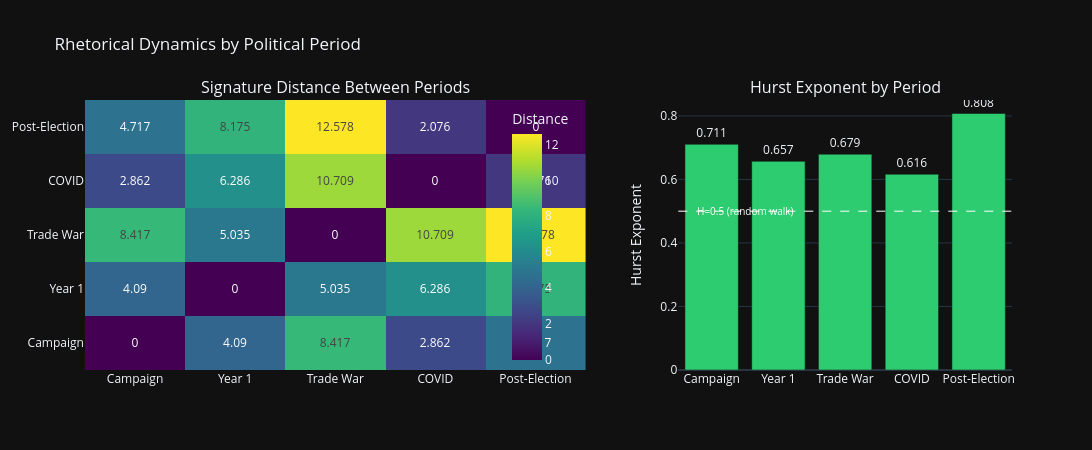

The cell this chart's notebook holds for it:
### Code cell
# ── 6c. Plotly: signature distance heatmap + Hurst bar chart ─────
fig = make_subplots(
    rows=1, cols=2,
    subplot_titles=['Signature Distance Between Periods', 'Hurst Exponent by Period'],
    column_widths=[0.6, 0.4],
)

# Heatmap
fig.add_trace(go.Heatmap(
    z=sig_dist_matrix,
    x=period_names_sig,
    y=period_names_sig,
    colorscale='Viridis',
    text=np.round(sig_dist_matrix, 3),
    texttemplate='%{text}',
    showscale=True,
    colorbar=dict(title='Distance', x=0.45),
), row=1, col=1)

# Hurst bar chart
hurst_periods = list(hurst_by_period.keys())
hurst_values = list(hurst_by_period.values())
colors = [C_ECON if h > 0.5 else C_CRISIS for h in hurst_values]

fig.add_trace(go.Bar(
    x=hurst_periods, y=hurst_values,
    marker_color=colors, name='Hurst',
    text=[f'{h:.3f}' for h in hurst_values],
    textposition='outside',
    showlegend=False,
), row=1, col=2)

fig.add_hline(y=0.5, line=dict(color='white', dash='dash', width=1), row=1, col=2)
fig.add_annotation(
    x=0.5, y=0.5, xref='x2', yref='y2',
    text='H=0.5 (random walk)', showarrow=False,
    font=dict(color='white', size=10),
)

fig.update_layout(
    title='Rhetorical Dynamics by Political Period',
    height=450, width=1100, template=TEMPLATE,
)
fig.update_yaxes(title_text='Hurst Exponent', row=1, col=2)
fig.show()

### Figure 1 — Plotly figure (JSON) as saved in the notebook; plotly's stock layout.template omitted (floating-point values rounded to 4 significant figures)
{"data": [{"colorbar": {"title": {"text": "Distance"}, "x": 0.45}, "colorscale": [[0.0, "#440154"], [0.1111, "#482878"], [0.2222, "#3e4989"], [0.3333, "#31688e"], [0.4444, "#26828e"], [0.5556, "#1f9e89"], [0.6667, "#35b779"], [0.7778, "#6ece58"], [0.8889, "#b5de2b"], [1.0, "#fde725"]], "showscale": true, "text": [[0.0, 4.09, 8.417, 2.862, 4.717], [4.09, 0.0, 5.035, 6.286, 8.175], [8.417, 5.035, 0.0, 10.71, 12.58], [2.862, 6.286, 10.71, 0.0, 2.076], [4.717, 8.175, 12.58, 2.076, 0.0]], "texttemplate": "%{text}", "type": "heatmap", "x": ["Campaign", "Year 1", "Trade War", "COVID", "Post-Election"], "xaxis": "x", "y": ["Campaign", "Year 1", "Trade War", "COVID", "Post-Election"], "yaxis": "y", "z": [[0.0, 4.09, 8.417, 2.862, 4.717], [4.09, 0.0, 5.035, 6.286, 8.175], [8.417, 5.035, 0.0, 10.71, 12.58], [2.862, 6.286, 10.71, 0.0, 2.076], [4.717, 8.175, 12.58, 2.076, 0.0]]}, {"marker": {"color": ["#2ecc71", "#2ecc71", "#2ecc71", "#2ecc71", "#2ecc71"]}, "name": "Hurst", "showlegend": false, "text": ["0.711", "0.657", "0.679", "0.616", "0.808"], "textposition": "outside", "type": "bar", "x": ["Campaign", "Year 1", "Trade War", "COVID", "Post-Election"], "xaxis": "x2", "y": [0.7106, 0.6571, 0.6794, 0.6164, 0.8076], "yaxis": "y2"}], "layout": {"annotations": [{"font": {"size": 16}, "showarrow": false, "text": "Signature Distance Between Periods", "x": 0.27, "xanchor": "center", "xref": "paper", "y": 1.0, "yanchor": "bottom", "yref": "paper"}, {"font": {"size": 16}, "showarrow": false, "text": "Hurst Exponent by Period", "x": 0.82, "xanchor": "center", "xref": "paper", "y": 1.0, "yanchor": "bottom", "yref": "paper"}, {"font": {"color": "white", "size": 10}, "showarrow": false, "text": "H=0.5 (random walk)", "x": 0.5, "xref": "x2", "y": 0.5, "yref": "y2"}], "height": 450, "shapes": [{"line": {"color": "white", "dash": "dash", "width": 1}, "type": "line", "x0": 0, "x1": 1, "xref": "x2 domain", "y0": 0.5, "y1": 0.5, "yref": "y2"}], "title": {"text": "Rhetorical Dynamics by Political Period"}, "width": 1100, "xaxis": {"anchor": "y", "domain": [0.0, 0.54]}, "xaxis2": {"anchor": "y2", "domain": [0.64, 1.0]}, "yaxis": {"anchor": "x", "domain": [0.0, 1.0]}, "yaxis2": {"anchor": "x2", "domain": [0.0, 1.0], "title": {"text": "Hurst Exponent"}}}}
